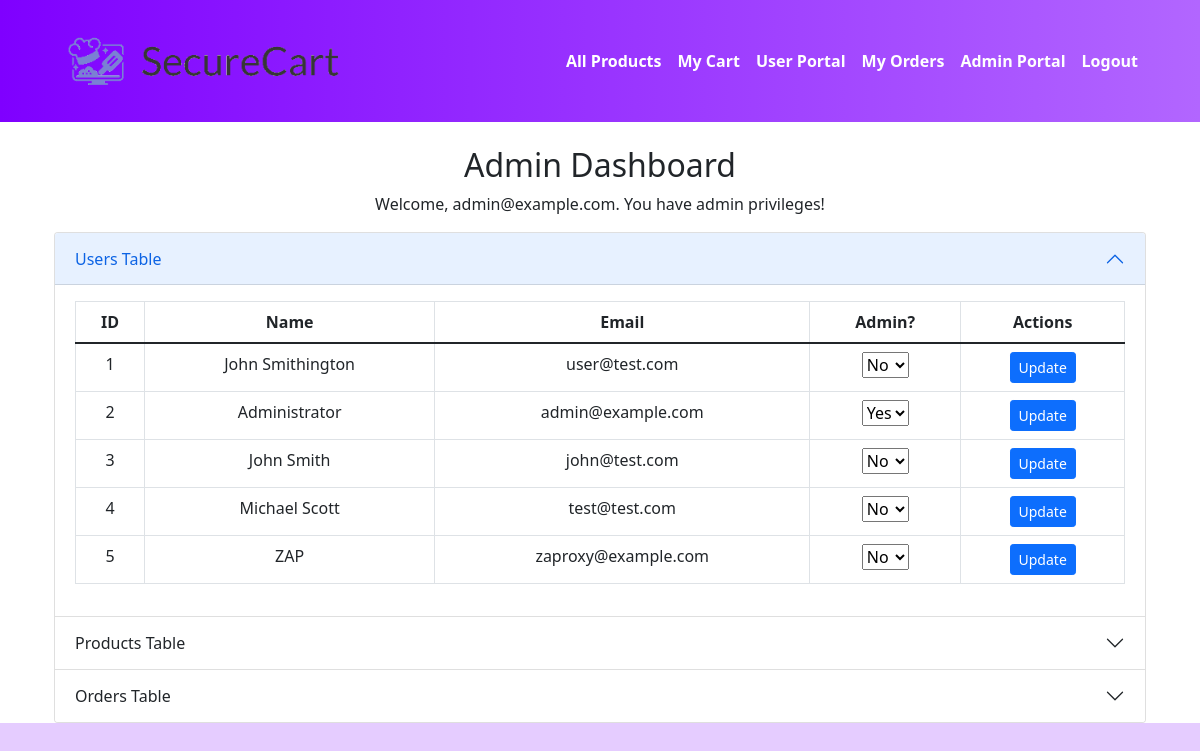
Screenshot of /admin/dashboard (signed in) with the database file from the repository.
### app/models.py (models this page shows, shortened)
class User(db.Model, UserMixin):
    __tablename__ = "users"
    id = db.Column(db.Integer, primary_key=True)
    name = db.Column(db.String(100), nullable=False)
    age = db.Column(db.Integer, nullable=False)
    email = db.Column(db.String(120), unique=True, nullable=False)
    phone = db.Column(db.String(20), nullable=False)
    address = db.Column(db.String(200), nullable=False)
    payment_details = db.Column(db.String(200), nullable=True)
    password = db.Column(db.String(128), nullable=False)
    is_admin = db.Column(db.Boolean, default=False)
    date_created = db.Column(db.DateTime, default=datetime.utcnow)

### app/admin.py (the view)
@admin_bp.route("/dashboard")
@login_required
@admin_required
def admin_dashboard():
    users = User.query.all()
    products = Product.query.all()
    orders = Order.query.order_by(Order.created_at.desc()).all()
    print("User count:", len(users))
    print("Product count:", len(products))
    print("Order count:", len(orders))
    return render_template("admin_dashboard.html", users=users, products=products, orders=orders)

### app/admin.py (called while the page is built)
def admin_required(f): #decorator is current user admin, like the default login required type
    from functools import wraps
    @wraps(f)
    def decorated_function(*args, **kwargs):
        if not current_user.is_authenticated or not current_user.is_admin:
            abort(403)  # Forbidden
        return f(*args, **kwargs)
    return decorated_function

### app/models.py (called while the page is built)
@login_manager.user_loader
def load_user(user_id):
    return User.query.get(int(user_id))

### app/templates/admin_dashboard.html (shortened to what this page needs)
{% extends "base.html" %}
{% block content %}
<link href="https://cdn.jsdelivr.net/npm/bootstrap@5.1.3/dist/css/bootstrap.min.css" rel="stylesheet">
<h2>Admin Dashboard</h2>
<p>Welcome, {{ current_user.email }}. You have admin privileges!</p>
<div class="accordion" id="adminDashboardAccordion">
  <div class="accordion-item">
    <h2 class="accordion-header" id="headingUsers">
      <button class="accordion-button" type="button" data-bs-toggle="collapse" data-bs-target="#collapseUsers" aria-expanded="true" aria-controls="collapseUsers">
        Users Table
      </button>
    </h2>
    <div id="collapseUsers" class="accordion-collapse collapse show" aria-labelledby="headingUsers" data-bs-parent="#adminDashboardAccordion">
      <div class="accordion-body">
        <table class="table table-bordered">
          <thead>
            <tr>
              <th>ID</th>
              <th>Name</th>
              <th>Email</th>
              <th>Admin?</th>
              <th>Actions</th>
            </tr>
          </thead>
          <tbody>
            {% for user in users %}
            <tr data-id="{{ user.id }}">
              <td>{{ user.id }}</td>
              <td contenteditable="true" data-field="name">{{ user.name }}</td>
              <td contenteditable="true" data-field="email">{{ user.email }}</td>
              <td>
                <select data-field="is_admin">
                  <option value="0" {% if not user.is_admin %}selected{% endif %}>No</option>
                  <option value="1" {% if user.is_admin %}selected{% endif %}>Yes</option>
                </select>
              </td>
              <td>
                <button class="btn btn-primary btn-sm update-user">Update</button>
              </td>
            </tr>
            {% endfor %}
          </tbody>
        </table>
      </div>
    </div>
  </div>
  <div class="accordion-item">
    <h2 class="accordion-header" id="headingProducts">
      <button class="accordion-button collapsed" type="button" data-bs-toggle="collapse" data-bs-target="#collapseProducts" aria-expanded="false" aria-controls="collapseProducts">
        Products Table
      </button>
    </h2>
  </div>
  <div class="accordion-item">
    <h2 class="accordion-header" id="headingOrders">
      <button class="accordion-button collapsed" type="button" data-bs-toggle="collapse" data-bs-target="#collapseOrders" aria-expanded="false" aria-controls="collapseOrders">
        Orders Table
      </button>
    </h2>
  </div>
</div>
{% endblock %}

### app/templates/base.html (shortened to what this page needs)
<!DOCTYPE html>
<html lang="en">
<head>
  <link rel="stylesheet" href="https://cdn.jsdelivr.net/npm/bootstrap@5.3.0/dist/css/bootstrap.min.css" />
</head>
<body>
<nav class="navbar navbar-expand-lg navbar-custom">
  <div class="container">
    <a class="navbar-brand" href="{{ url_for('main.index') }}">
       <img src="{{ url_for('static', filename='images/logo.png') }}"
           alt="Site Logo"
           style="width: 300px; height: auto; margin-right: 20px;">
    </a>
    <div class="collapse navbar-collapse" id="navbarNav">
      <ul class="navbar-nav ms-auto">
        <li class="nav-item">
          <a class="nav-link" href="{{ url_for('main.list_products') }}">All Products</a>
        </li>
        {% if current_user.is_authenticated %}
          <li class="nav-item">
            <a class="nav-link" href="{{ url_for('main.view_cart') }}">My Cart</a>
          </li>
          <li class="nav-item">
            <a class="nav-link" href="{{ url_for('main.user_portal') }}">User Portal</a>
          </li>
          <li class="nav-item">
            <a class="nav-link" href="{{ url_for('main.my_orders') }}">My Orders</a>
          </li>
          {% if current_user.is_admin %}
            <li class="nav-item">
              <a class="nav-link" href="{{ url_for('admin.admin_dashboard') }}">Admin Portal</a>
            </li>
          {% endif %}
          <li class="nav-item">
            <a class="nav-link" href="{{ url_for('auth.logout') }}">Logout</a>
          </li>
        {% else %}
          <li class="nav-item">
            <a class="nav-link" href="{{ url_for('auth.login') }}">Login</a>
          </li>
        {% endif %}
      </ul>
    </div>
  </div>
</nav>
<div class="container my-4 my-content">
  {% block content %}{% endblock %}
</div>
</body>
</html>

### app/templates/base.html (style rules this page uses)
body, html { font-family: Verdana, Geneva, sans-serif; background-color: #E5CCFF; margin: 0; padding: 0; }
.navbar-custom { background: linear-gradient(90deg, #7F00FF, #B266FF); }
.navbar-custom .navbar-brand, .navbar-custom .nav-link, .navbar-custom .navbar-text { color: #FFFFFF !important; font-weight: bold; }
.my-content { text-align: center; }

### rows the page displays
User: email "admin@example.com", id "2", name "Administrator", is_admin "Yes"
User: id "1", name "John Smithington", email "user@test.com", is_admin "No"
User: id "3", name "John Smith", email "john@test.com", is_admin "No"
User: id "4", name "Michael Scott", email "test@test.com", is_admin "No"
User: id "5", name "ZAP", email "zaproxy@example.com", is_admin "No"
